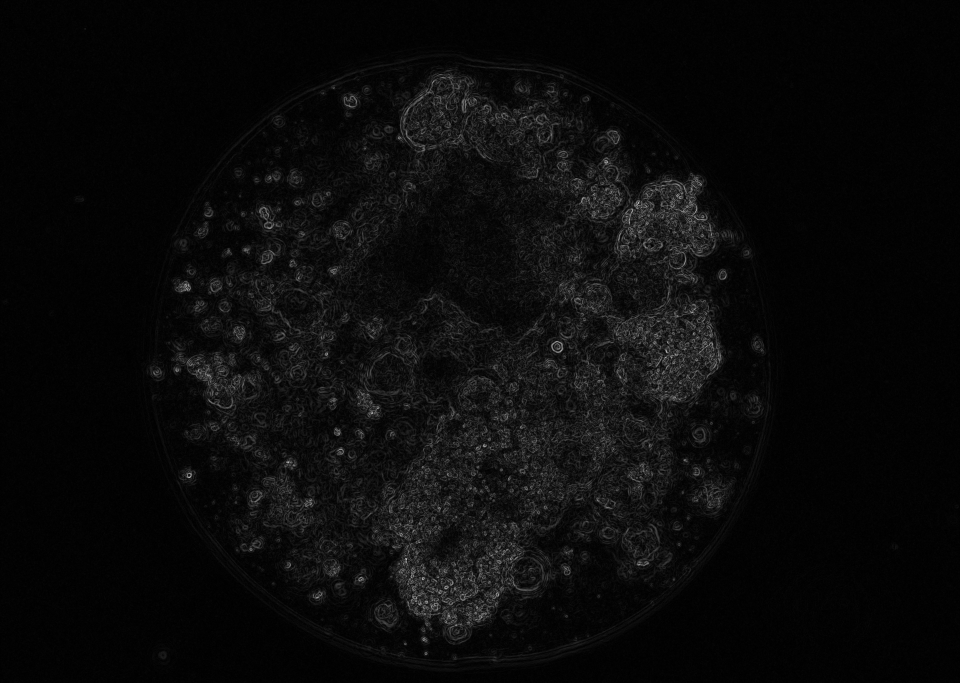
#> input picture DEO-MARKDOWN/App80 DEO/10uM/05-十二月-2025/10x00/vision_prior_droplet_artifacts/gradient_magnitude.png, 2880 x 2048 px (shown at 1/3 size)
$ python filter_generated_mask_by_area.py --source '../../DEO-MARKDOWN/App80 DEO/10uM/05-十二月-2025/10x00/vision_prior_droplet_artifacts/gradient_magnitude.png' --generated-mask '../../DEO-MARKDOWN/App80 DEO/10uM/05-十二月-2025/10x00/vision_prior_droplet_artifacts/gradient_magnitude.png' --output-dir out --min-area-frac 1.0
#> lines starting #> are read from the running program, lines starting #| are printed output that depends on the picture; after the words box and inside, x2 and y2 are one past the last pixel; in counts of white or black regions, pixels touching at a corner belong together
#!/usr/bin/env python3
"""Postfilter a generated organoid mask by connected-component area."""

from __future__ import annotations

import argparse
import colorsys
import json
from pathlib import Path

import cv2
import numpy as np
from PIL import Image


def parse_args() -> argparse.Namespace:
    p = argparse.ArgumentParser(description="Filter generated organoid mask by area fraction.")
    p.add_argument("--source", required=True, help="Source microscopy image")
    p.add_argument("--generated-mask", required=True, help="Generated RGB mask image")
    p.add_argument("--output-dir", required=True, help="Output directory")
    p.add_argument("--min-area-frac", type=float, required=True, help="Minimum component area fraction to keep")
    return p.parse_args()


def label_to_color(label: int) -> tuple[int, int, int]:
    hue = (label * 0.6180339887498949) % 1.0
    sat = 0.82
    val = 1.0
    r, g, b = colorsys.hsv_to_rgb(hue, sat, val)
    return int(r * 255), int(g * 255), int(b * 255)


def render_overlay(source_rgb: np.ndarray, labels: np.ndarray) -> np.ndarray:
    overlay = source_rgb.copy()
    for lid in [int(x) for x in np.unique(labels) if int(x) > 0]:
        color = label_to_color(lid)
        mask = (labels == lid).astype(np.uint8)
        fill = overlay.copy()
        fill[mask > 0] = color
        overlay = cv2.addWeighted(fill, 0.24, overlay, 0.76, 0)
        contours, _ = cv2.findContours(mask, cv2.RETR_EXTERNAL, cv2.CHAIN_APPROX_SIMPLE)
        cv2.drawContours(overlay, contours, -1, color, 2)
    return overlay


def main() -> None:
    args = parse_args()
    source_path = Path(args.source)
    mask_path = Path(args.generated_mask)
    output_dir = Path(args.output_dir)
    output_dir.mkdir(parents=True, exist_ok=True)

    source_rgb = np.array(Image.open(source_path).convert("RGB"))
    mask_rgb = np.array(Image.open(mask_path).convert("RGB"))
    if mask_rgb.shape[:2] != source_rgb.shape[:2]:
        mask_rgb = cv2.resize(mask_rgb, (source_rgb.shape[1], source_rgb.shape[0]), interpolation=cv2.INTER_NEAREST)

    fg = (mask_rgb.max(axis=2) > 24).astype(np.uint8)
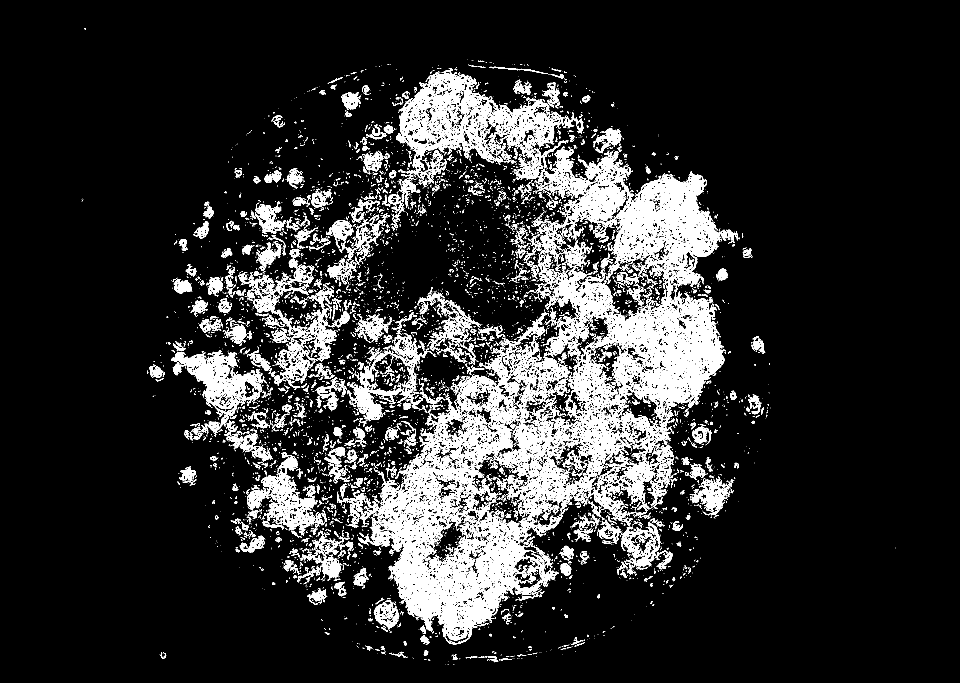
#> fg: shape (2048, 2880) (shown at 1/3 size); values 0 (black) and 1 (white), 12.8% white; 8685 white regions (6841 under 20 px), largest, box (x1, y1, x2, y2) and area: (1074, 440, 2173, 1934) 365374, (1188, 216, 1691, 556) 48350, (514, 1055, 789, 1249) 17154
    num, labels, stats, _ = cv2.connectedComponentsWithStats(fg, connectivity=8)
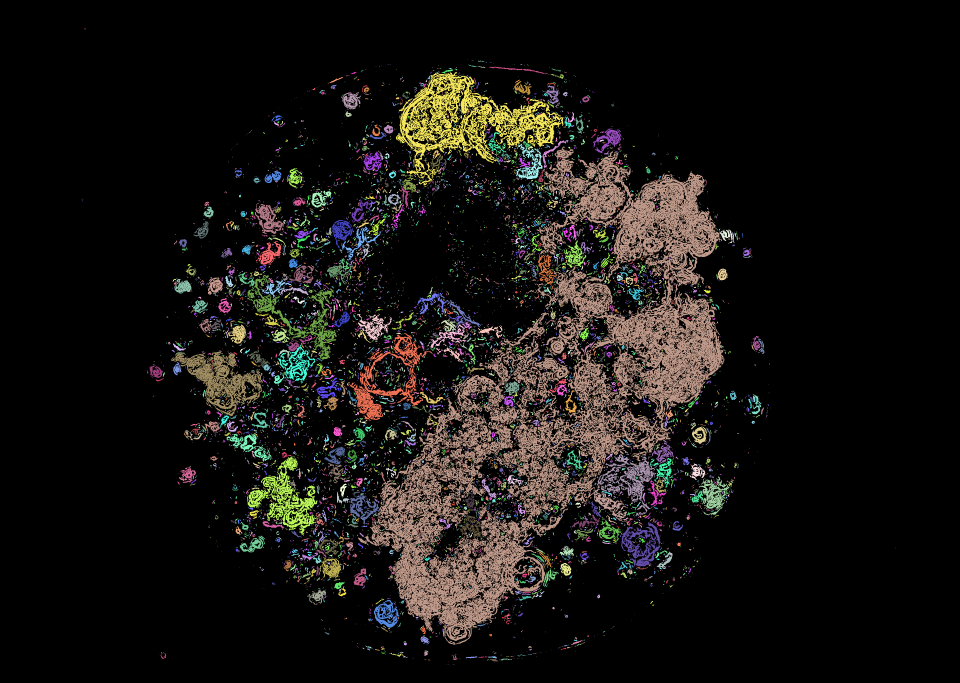
#> labels: shape (2048, 2880) int32 (shown at 1/3 size); 8686 distinct labels, from 0 to 8685; one colour per label, 0 black
#> num = 8686
    h, w = fg.shape
#> h = 2048; w = 2880
    total = float(h * w)
#> total = 5898240

    kept_labels = np.zeros_like(labels, dtype=np.uint16)
    kept_mask_rgb = np.zeros_like(mask_rgb)
    next_label = 1
    dropped: list[dict[str, float | int]] = []
    for lid in range(1, num):
        area = int(stats[lid, cv2.CC_STAT_AREA])
        frac = area / total
        comp = labels == lid
        if frac < args.min_area_frac:
            dropped.append({"label": int(lid), "area_px": area, "area_fraction": round(frac, 6)})
            continue
        kept_labels[comp] = next_label
        kept_mask_rgb[comp] = mask_rgb[comp]
        next_label += 1
#> this loop made 8685 passes
#> (area, frac) on passes 5, 15, 22: (31, 5.26e-06), (49, 8.31e-06), (49, 8.31e-06)
#> pass 1, in main, `comp = labels == lid`:
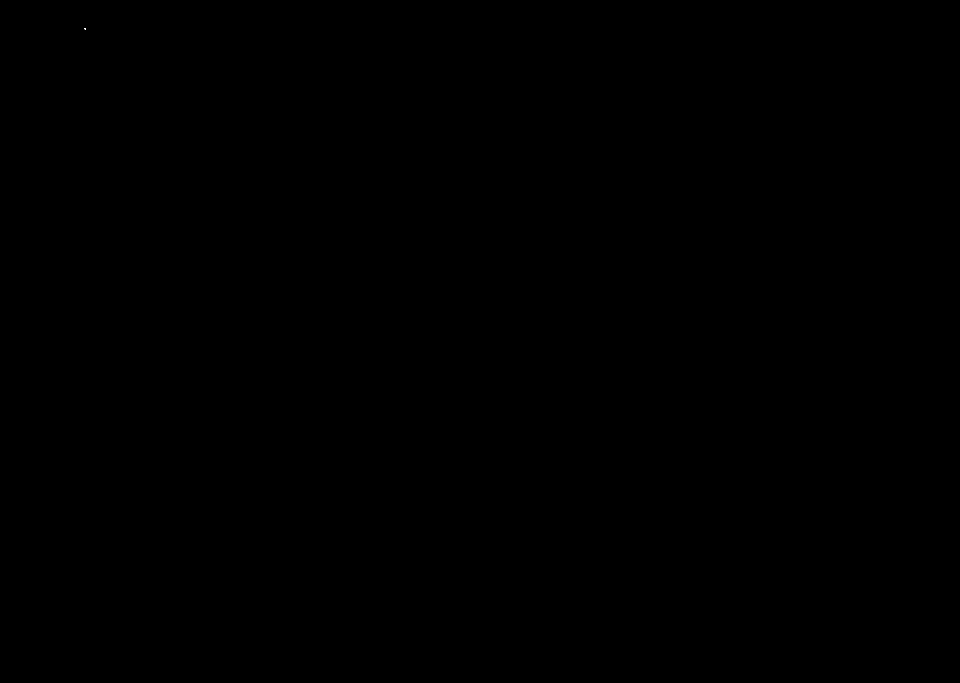
#> comp: shape (2048, 2880) bool (shown at 1/3 size); 0% white in thin lines or dots, all inside (x1, y1, x2, y2) = (253, 85, 257, 89)
#> after the loop: kept_labels: shape (2048, 2880) uint16; every value is 0
#> after the loop: kept_mask_rgb: shape (2048, 2880, 3); every value is 0
#> after the loop, dropped = 8685 items; next_label = 1

    Image.fromarray(kept_mask_rgb).save(output_dir / "filtered_generated_instance_mask.png")
    Image.fromarray(kept_mask_rgb).save(output_dir / "filtered_generated_instance_mask_flat.png")
    Image.fromarray(render_overlay(source_rgb, kept_labels)).save(output_dir / "filtered_generated_overlay.png")
    (output_dir / "summary.json").write_text(
        json.dumps(
            {
                "source_path": str(source_path),
                "generated_mask_path": str(mask_path),
                "min_area_fraction": args.min_area_frac,
                "kept_count": int(next_label - 1),
                "dropped_count": int(len(dropped)),
                "dropped_components": dropped,
            },
            ensure_ascii=False,
            indent=2,
        ),
        encoding="utf-8",
    )


if __name__ == "__main__":
    main()
